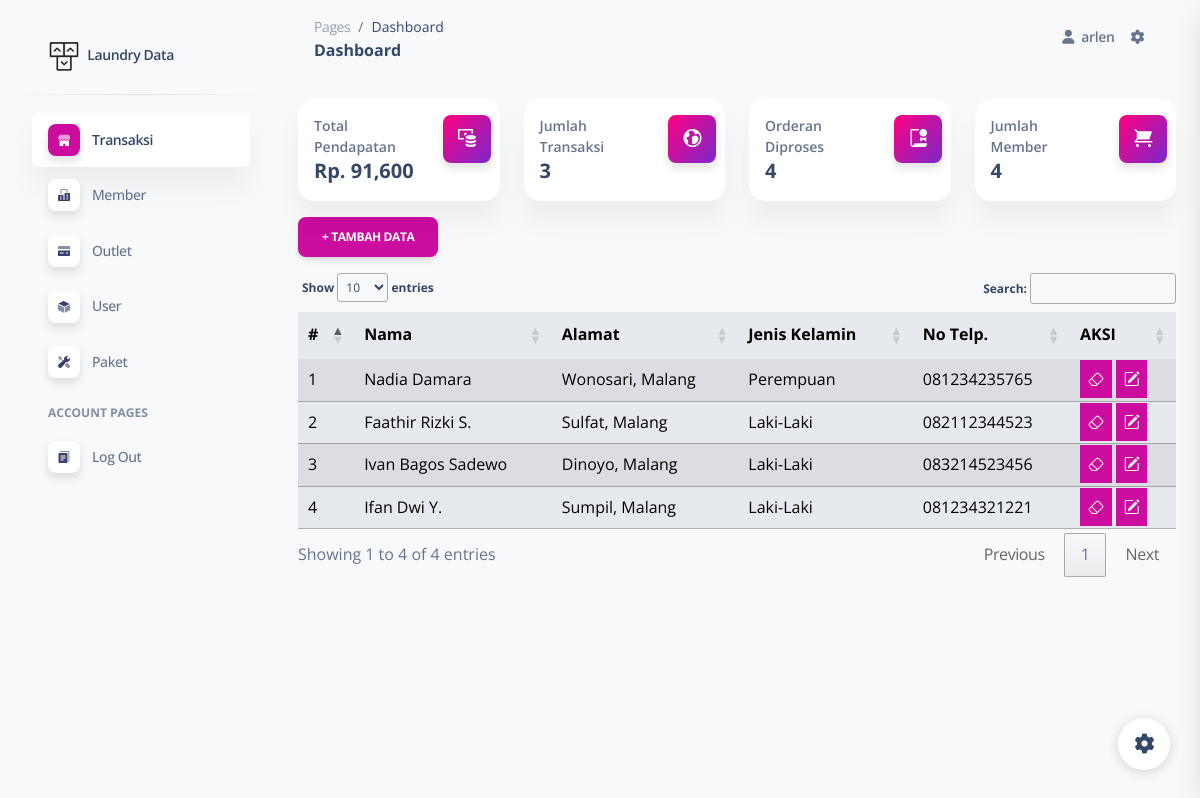
Page /pages/index.php?page=mem (signed in) on the committed database.
### tables this page shows
CREATE TABLE `tb_member` (
  `id` int NOT NULL,
  `nama` varchar(100) NOT NULL,
  `alamat` text NOT NULL,
  `jenis_kelamin` enum('L','P') NOT NULL,
  `tlp` varchar(15) NOT NULL
);

### crud/member/index.php (the view, shortened to what this page needs)
<!DOCTYPE html>
<html lang="en">
<head>
    <link rel="stylesheet" href="//cdn.datatables.net/1.13.2/css/jquery.dataTables.min.css">
    <link rel="stylesheet" href="https://cdn.jsdelivr.net/npm/bootstrap-icons@1.10.3/font/bootstrap-icons.css">
    <body class="container-fluid my-3">
    <a href="index.php?page=inpmem" class="btn btn-primary my-3">+ TAMBAH DATA</a>
    <table class="table table-secondary table-striped" id="myTable">
        <thead>
            <tr>
                <th scope="col">#</th>
                <th scope="col">Nama</th>
                <th scope="col">Alamat</th>
                <th scope="col">Jenis Kelamin</th>
                <th scope="col">No Telp.</th>
                <th scope="col">AKSI</th>
            </tr>
        </thead>
        <tbody>
            <?php
            include "../../config/config.php";
            $no = 1;
            $sql = "SELECT * FROM tb_member";
            $q = mysqli_query($con, $sql);
            while ($row = mysqli_fetch_array($q)):
            ?>
            <tr class="">
                <td><?php echo $no++ ?></td>
                <td><?php echo $row['nama'] ?></td>
                <td><?php echo $row['alamat'] ?></td>
                <td><?php echo $row['jenis_kelamin'] == 'L' ? "Laki-Laki" : "Perempuan";?></td>
                <td><?php echo $row['tlp'] ?></td>
                <td>
                    <a href="../../crud/member/delete.php?id=<?=$row['id']?>" class="bg-primary text-white p-2"><i class="bi bi-eraser"></i></a>
                    <a href="index.php?page=edmem&id=<?=$row['id']?>" class="bg-primary text-white p-2"><i class="bi bi-pencil-square"></i></i></a>
                </td>
            </tr>
            <?php endwhile; ?>
        </tbody>
    </table>
  </body>
</html>

### rows in the picture
tb_member: nama "Nadia Damara", alamat "Wonosari, Malang", jenis_kelamin "Perempuan", tlp "081234235765"
tb_member: nama "Faathir Rizki S.", alamat "Sulfat, Malang", jenis_kelamin "Laki-Laki", tlp "082112344523"
tb_member: nama "Ivan Bagos Sadewo", alamat "Dinoyo, Malang", jenis_kelamin "Laki-Laki", tlp "083214523456"
tb_member: nama "Ifan Dwi Y.", alamat "Sumpil, Malang", jenis_kelamin "Laki-Laki", tlp "081234321221"

### other values in the picture
$_SESSION['login'] "arlen"
$t['omset'] "91,600"
$t['transaksi'] "3"
$o['outlet'] "4"
$m['member'] "4"
